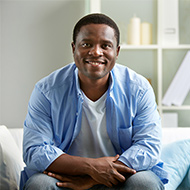
#> input picture 3_Chapter/opencv_dlib/FaceDetection/images-10.jpg, 190 x 190 px, given in place of the camera
$ python Face_Detection.py   (older library calls are emulated)
#> lines starting #> are read from the running program, lines starting #| are printed output that depends on the picture; after the words box and inside, x2 and y2 are one past the last pixel; in counts of white or black regions, pixels touching at a corner belong together
import cv2


cascPath = "haarcascade_frontalface_alt.xml"
# cascPath = "lbpcascade_frontalface.xml"
# cascPath = "haarcascade_smile.xml"
faceCascade = cv2.CascadeClassifier(cascPath)

video_capture = cv2.VideoCapture(0)
video_capture.set(3, 1920)
video_capture.set(4, 1080)
SKIP_FRAMES = 3
dets = []
count = 0
face_fx = face_fy = 0.33
while True:
    # Capture frame-by-frame
    ret, frame = video_capture.read()
#> frame is the input picture: shape (190, 190, 3); mean B, G, R 156.3, 152.7, 146.8


    # Draw a rectangle around the faces


    if count % SKIP_FRAMES == 0:
        gray = cv2.cvtColor(frame, cv2.COLOR_BGR2GRAY)
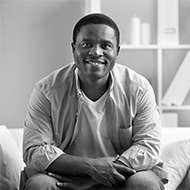
#> gray: shape (190, 190); min 0, max 255, mean 151.4
        small = cv2.resize(frame, (0, 0), fx=face_fx, fy=face_fx)
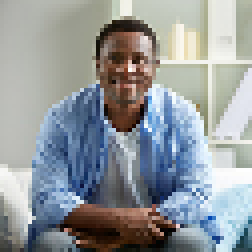
#> small: shape (63, 63, 3) (shown 4 times larger); mean B, G, R 156, 152.5, 146.6


        faces = faceCascade.detectMultiScale(
            small,
            scaleFactor=1.06,
            minNeighbors=8,
            # minSize=(30, 30),

            # flags=cv2.cv.CV_HAAR_SCALE_IMAGE
        )
#> faces = ()
    for (x, y, w, h) in faces:
        cv2.rectangle(frame, (int(x/face_fx), int(y/face_fy)), (int((x + w)/face_fx), int((y + h)/face_fy)), (0, 255, 0), 2)
#> this loop made 0 passes
    # Display the resulting frame
    cv2.imshow('Video', frame)

    if cv2.waitKey(1) & 0xFF == ord('q'):
#> (key q is pressed here)
        break

# When everything is done, release the capture
video_capture.release()
cv2.destroyAllWindows()

$ run again, on 3_Chapter/opencv_dlib/FaceDetection/images-7.jpg
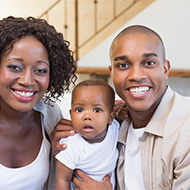
#> input picture 3_Chapter/opencv_dlib/FaceDetection/images-7.jpg, 190 x 190 px, given in place of the camera
#> frame is the input picture: shape (190, 190, 3); mean B, G, R 144.4, 151.9, 174
#> `gray = cv2.cvtColor(frame, cv2.COLOR_BGR2GRAY)`:
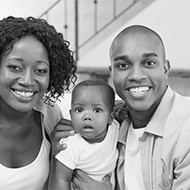
#> gray: shape (190, 190); min 0, max 255, mean 157.6
#> faces = [[34, 12, 23, 23]]
#> the loop `for (x, y, w, h) in faces:` made 1 pass
#> after the loop `for (x, y, w, h) in faces:`:
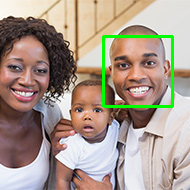
#> frame: shape (190, 190, 3); 2.3% of pixels changed, all inside (x1, y1, x2, y2) = (102, 35, 174, 108)

$ run again, on 3_Chapter/opencv_dlib/FaceDetection/images-8.jpg
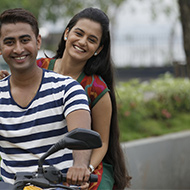
#> input picture 3_Chapter/opencv_dlib/FaceDetection/images-8.jpg, 190 x 190 px, given in place of the camera
#> frame is the input picture: shape (190, 190, 3); mean B, G, R 104.2, 111.3, 114.8
#> `gray = cv2.cvtColor(frame, cv2.COLOR_BGR2GRAY)`:
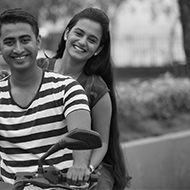
#> gray: shape (190, 190); min 0, max 255, mean 111.5
#> `small = cv2.resize(frame, (0, 0), fx=face_fx, fy=face_fx)`:
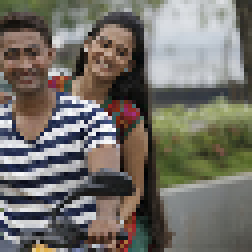
#> small: shape (63, 63, 3) (shown 4 times larger); mean B, G, R 104.2, 111.4, 114.9
#> faces = ()

$ run again, on 3_Chapter/opencv_dlib/FaceDetection/images-9.jpg
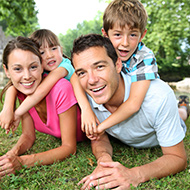
#> input picture 3_Chapter/opencv_dlib/FaceDetection/images-9.jpg, 190 x 190 px, given in place of the camera
#> frame is the input picture: shape (190, 190, 3); mean B, G, R 118.8, 144.2, 162.9
#> `gray = cv2.cvtColor(frame, cv2.COLOR_BGR2GRAY)`:
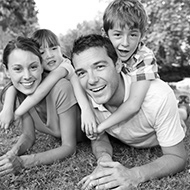
#> gray: shape (190, 190); min 0, max 255, mean 146.9
#> `small = cv2.resize(frame, (0, 0), fx=face_fx, fy=face_fx)`:
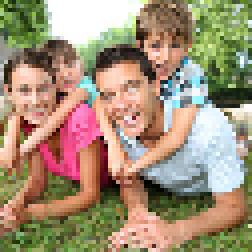
#> small: shape (63, 63, 3) (shown 4 times larger); mean B, G, R 118.4, 144, 162.6
#> faces = ()
